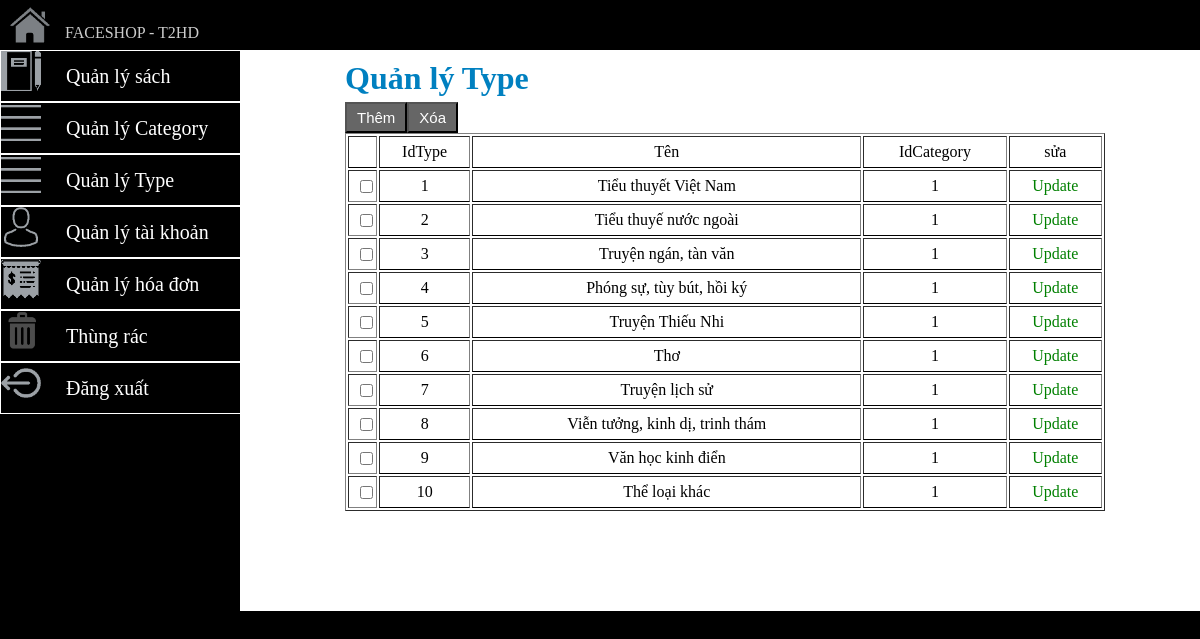
The app's page /admin/index.php?admin=manage_type (signed in) with its own data.
### tables this page shows
CREATE TABLE `db_type` (
  `idtype` int(11) NOT NULL,
  `name` varchar(200) NOT NULL,
  `idcategory` int(11) NOT NULL,
  `checkDelete` int(11) NOT NULL DEFAULT '0' COMMENT 'xóa thì thành 1'
);

### admin/view/admin_type.php (the view, shortened to what this page needs)
<!DOCTYPE html PUBLIC "-//W3C//DTD XHTML 1.0 Transitional//EN" "http://www.w3.org/TR/xhtml1/DTD/xhtml1-transitional.dtd">
<html xmlns="http://www.w3.org/1999/xhtml">
<head>
	<link rel="stylesheet" type="text/css" href="css/admin_type.css"/>
</head>
<body>
	<div style="padding-top: 10px;padding-left: 10px;">
		<?php
		$sodong=10;
		if (!isset($_GET["p"]))
		{
			$p=1;
		}
		else
		{
			$p=intval($_GET["p"]);
		}
		$x=($p-1)*$sodong;
		?>
			<h1 style="color:#0080C0;margin-left:10%"  >Quản lý Type</h1>
			<button id="btn_them" onclick="hien_form_them()">Thêm</button>
			<form name="" action="index.php?admin=manage_type" method="post">
				<input class="btn_xoa" type="submit" name="btn_xoa" value="Xóa"/>
				<table width="80%" border="1" style="clear:both;margin:auto">
					<tr >
						<td class="dong"  style="text-align:center"></td>
						<td class="dong" style="text-align:center">IdType</td>
						<td class="dong"  style="text-align:center">Tên</td>
						<td class="dong"  style="text-align:center">IdCategory</td>
						<td class="dong"  style="text-align:center">sửa</td>
					</tr>
					<?php
					$result = mysql_query('select * from `db_type` where checkDelete=0 limit '.$x.','.$sodong);
					if(mysql_num_rows($result)>0)
						while($d=mysql_fetch_array($result)){
							?>
							<tr>
								<td><input style="margin-left:40%" type="checkbox" name="check_box[]" value="<?php echo $d['idtype'] ?>"></td>
								<th class="dong" ><?php echo $d['idtype'];?></th>
								<th class="dong" ><?php echo $d['name'];?></th>
								<th class="dong"  ><?php echo $d['idcategory'];?></th>
								<?php
								$kq=mysql_query("select name as ten from category where idcategory=".$d['idcategory']);
								$ten=mysql_fetch_assoc($kq)['ten'];
								?>
								<th class="dong"  onclick="hien_form('<?php echo $d['name'] ?>',<?php echo $d['idtype']?>,'<?php echo $ten; ?>');"><span id="update">Update</span></th>
							</tr>
							<?php }?>
						</table>
</form>
					</div>
				</body>
				</html>

### admin/css/indexcss.css (style rules this page uses)
* { margin: 0px; padding: 0px; }

### admin/css/admin_main_left.css (style rules this page uses)
body { font-family: "Times New Roman"; background-color: #000000; }

### admin/css/admin_type.css (style rules this page uses)
#btn_them { background-color: #666666; color: white; padding: 5px 10px; font-size: 15px; cursor: pointer; margin-top: 5px; margin-left: 10%; float:left; }
.btn_xoa { background-color: #666666; color: white; padding: 5px 10px; font-size: 15px; cursor: pointer; margin-top: 5px; }
#update { text-align: center;cursor: pointer;color:green; }
.dong { height:30px;border-bottom:1px solid #000;font-weight: normal; }

### records on screen
db_type: idtype "1", name "Tiểu thuyết Việt Nam", idcategory "1"
db_type: idtype "2", name "Tiểu thuyế nước ngoài", idcategory "1"
db_type: idtype "3", name "Truyện ngán, tàn văn", idcategory "1"
db_type: idtype "4", name "Phóng sự, tùy bút, hồi ký", idcategory "1"
db_type: idtype "5", name "Truyện Thiếu Nhi", idcategory "1"
db_type: idtype "6", name "Thơ", idcategory "1"
db_type: idtype "7", name "Truyện lịch sử", idcategory "1"
db_type: idtype "8", name "Viễn tưởng, kinh dị, trinh thám", idcategory "1"
db_type: idtype "9", name "Văn học kinh điển", idcategory "1"
db_type: idtype "10", name "Thể loại khác", idcategory "1"
